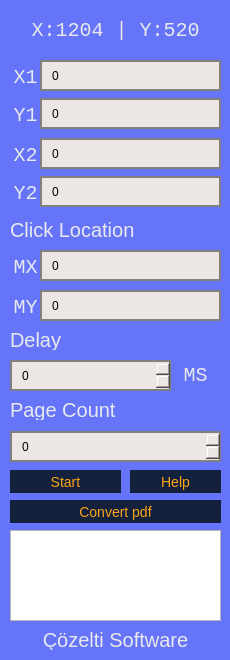
<?xml version="1.0" encoding="UTF-8"?>
<ui version="4.0">
 <class>MainWindow</class>
 <widget class="QMainWindow" name="MainWindow">
  <property name="geometry">
   <rect>
    <x>0</x>
    <y>0</y>
    <width>230</width>
    <height>660</height>
   </rect>
  </property>
  <property name="minimumSize">
   <size>
    <width>230</width>
    <height>660</height>
   </size>
  </property>
  <property name="maximumSize">
   <size>
    <width>230</width>
    <height>660</height>
   </size>
  </property>
  <property name="windowTitle">
   <string>Ztrinatör</string>
  </property>
  <property name="windowIcon">
   <iconset>
    <normaloff>img/ztrinatör.png</normaloff>img/ztrinatör.png</iconset>
  </property>
  <property name="styleSheet">
   <string notr="true">QMainWindow{
background-color:#6574F8;
color:black;
}
QPushButton{
	background-color:#14213d;
	border-radius:15px;
	font-size:14px;
	color:#FCA311;
	transition: all  500ms;
}
QPushButton::hover{
	background-color:#FCA311 ;
	border-radius:15px;
	color:#14213d;
	transition: all 100ms;
}
QPushButton:pressed{
	background-color:#e5e5e5 ;
	border-radius:15px;
	color:#fffff;
	transition: all 100ms;
}
QLineEdit{
border: 2px solid gray;
    border-radius: 20px;
    padding: 0 8px;
    background: yellow;
    selection-background-color: darkgray;
	background-color:#EDE7E3;

}
QSpinBox{
border: 2px solid gray;
    border-radius: 20px;
    padding: 0 8px;
    background: yellow;
    selection-background-color: darkgray;
	background-color:#EDE7E3;

}
QLabel{
color:#E8EAED;
font-family:&quot;Courier new&quot;;
font-size:20px;
}
QMessageBox {
font-size: 14pt;
background-color:#6574F8;
color:#E8EAED;
font-family:&quot;Courier new&quot;;
font-size:20px;
}
QMessageBox QPushButton {
    background-color: #eee;
    border: 1px solid #ccc;
    padding: 8px 16px;
    margin: 5px;
}

QMessageBox QPushButton:hover {
    background-color: #ddd;
}</string>
  </property>
  <widget class="QWidget" name="centralwidget">
   <widget class="QLabel" name="mouselocation">
    <property name="geometry">
     <rect>
      <x>10</x>
      <y>10</y>
      <width>211</width>
      <height>41</height>
     </rect>
    </property>
    <property name="font">
     <font>
      <family>Courier new</family>
      <pointsize>-1</pointsize>
     </font>
    </property>
    <property name="text">
     <string>X:1204 | Y:520</string>
    </property>
    <property name="alignment">
     <set>Qt::AlignCenter</set>
    </property>
   </widget>
   <widget class="QLineEdit" name="x_loca_1">
    <property name="geometry">
     <rect>
      <x>40</x>
      <y>60</y>
      <width>181</width>
      <height>31</height>
     </rect>
    </property>
    <property name="inputMethodHints">
     <set>Qt::ImhPreferNumbers</set>
    </property>
    <property name="text">
     <string>0</string>
    </property>
    <property name="readOnly">
     <bool>true</bool>
    </property>
   </widget>
   <widget class="QLabel" name="label">
    <property name="geometry">
     <rect>
      <x>10</x>
      <y>62</y>
      <width>31</width>
      <height>31</height>
     </rect>
    </property>
    <property name="font">
     <font>
      <family>Courier new</family>
      <pointsize>-1</pointsize>
     </font>
    </property>
    <property name="text">
     <string>X1</string>
    </property>
    <property name="alignment">
     <set>Qt::AlignCenter</set>
    </property>
    <property name="wordWrap">
     <bool>true</bool>
    </property>
   </widget>
   <widget class="QLineEdit" name="x_loca_2">
    <property name="geometry">
     <rect>
      <x>40</x>
      <y>138</y>
      <width>181</width>
      <height>31</height>
     </rect>
    </property>
    <property name="inputMethodHints">
     <set>Qt::ImhPreferNumbers</set>
    </property>
    <property name="text">
     <string>0</string>
    </property>
    <property name="readOnly">
     <bool>true</bool>
    </property>
   </widget>
   <widget class="QLabel" name="label_2">
    <property name="geometry">
     <rect>
      <x>10</x>
      <y>140</y>
      <width>31</width>
      <height>31</height>
     </rect>
    </property>
    <property name="font">
     <font>
      <family>Courier new</family>
      <pointsize>-1</pointsize>
     </font>
    </property>
    <property name="text">
     <string>X2</string>
    </property>
    <property name="alignment">
     <set>Qt::AlignCenter</set>
    </property>
    <property name="wordWrap">
     <bool>true</bool>
    </property>
   </widget>
   <widget class="QLineEdit" name="y_loca_1">
    <property name="geometry">
     <rect>
      <x>40</x>
      <y>98</y>
      <width>181</width>
      <height>31</height>
     </rect>
    </property>
    <property name="inputMethodHints">
     <set>Qt::ImhPreferNumbers</set>
    </property>
    <property name="text">
     <string>0</string>
    </property>
    <property name="readOnly">
     <bool>true</bool>
    </property>
   </widget>
   <widget class="QLineEdit" name="y_loca_2">
    <property name="geometry">
     <rect>
      <x>40</x>
      <y>176</y>
      <width>181</width>
      <height>31</height>
     </rect>
    </property>
    <property name="inputMethodHints">
     <set>Qt::ImhPreferNumbers</set>
    </property>
    <property name="text">
     <string>0</string>
    </property>
    <property name="readOnly">
     <bool>true</bool>
    </property>
   </widget>
   <widget class="QLabel" name="label_3">
    <property name="geometry">
     <rect>
      <x>10</x>
      <y>100</y>
      <width>31</width>
      <height>31</height>
     </rect>
    </property>
    <property name="font">
     <font>
      <family>Courier new</family>
      <pointsize>-1</pointsize>
     </font>
    </property>
    <property name="text">
     <string>Y1</string>
    </property>
    <property name="alignment">
     <set>Qt::AlignCenter</set>
    </property>
    <property name="wordWrap">
     <bool>true</bool>
    </property>
   </widget>
   <widget class="QLabel" name="label_4">
    <property name="geometry">
     <rect>
      <x>10</x>
      <y>178</y>
      <width>31</width>
      <height>31</height>
     </rect>
    </property>
    <property name="font">
     <font>
      <family>Courier new</family>
      <pointsize>-1</pointsize>
     </font>
    </property>
    <property name="text">
     <string>Y2</string>
    </property>
    <property name="alignment">
     <set>Qt::AlignCenter</set>
    </property>
    <property name="wordWrap">
     <bool>true</bool>
    </property>
   </widget>
   <widget class="QLabel" name="label_5">
    <property name="geometry">
     <rect>
      <x>10</x>
      <y>220</y>
      <width>211</width>
      <height>20</height>
     </rect>
    </property>
    <property name="text">
     <string>Click Location</string>
    </property>
   </widget>
   <widget class="QLineEdit" name="m_loca_y">
    <property name="geometry">
     <rect>
      <x>40</x>
      <y>290</y>
      <width>181</width>
      <height>31</height>
     </rect>
    </property>
    <property name="inputMethodHints">
     <set>Qt::ImhPreferNumbers</set>
    </property>
    <property name="text">
     <string>0</string>
    </property>
    <property name="readOnly">
     <bool>true</bool>
    </property>
   </widget>
   <widget class="QLineEdit" name="m_loca_x">
    <property name="geometry">
     <rect>
      <x>40</x>
      <y>250</y>
      <width>181</width>
      <height>31</height>
     </rect>
    </property>
    <property name="inputMethodHints">
     <set>Qt::ImhPreferNumbers</set>
    </property>
    <property name="text">
     <string>0</string>
    </property>
    <property name="readOnly">
     <bool>true</bool>
    </property>
   </widget>
   <widget class="QLabel" name="label_6">
    <property name="geometry">
     <rect>
      <x>10</x>
      <y>252</y>
      <width>31</width>
      <height>31</height>
     </rect>
    </property>
    <property name="font">
     <font>
      <family>Courier new</family>
      <pointsize>-1</pointsize>
     </font>
    </property>
    <property name="text">
     <string>MX</string>
    </property>
    <property name="alignment">
     <set>Qt::AlignCenter</set>
    </property>
    <property name="wordWrap">
     <bool>true</bool>
    </property>
   </widget>
   <widget class="QLabel" name="label_7">
    <property name="geometry">
     <rect>
      <x>10</x>
      <y>292</y>
      <width>31</width>
      <height>31</height>
     </rect>
    </property>
    <property name="font">
     <font>
      <family>Courier new</family>
      <pointsize>-1</pointsize>
     </font>
    </property>
    <property name="text">
     <string>MY</string>
    </property>
    <property name="alignment">
     <set>Qt::AlignCenter</set>
    </property>
    <property name="wordWrap">
     <bool>true</bool>
    </property>
   </widget>
   <widget class="QPushButton" name="start">
    <property name="geometry">
     <rect>
      <x>10</x>
      <y>470</y>
      <width>111</width>
      <height>23</height>
     </rect>
    </property>
    <property name="text">
     <string>Start</string>
    </property>
   </widget>
   <widget class="QPushButton" name="convert">
    <property name="geometry">
     <rect>
      <x>10</x>
      <y>500</y>
      <width>211</width>
      <height>23</height>
     </rect>
    </property>
    <property name="text">
     <string>Convert pdf</string>
    </property>
   </widget>
   <widget class="QLabel" name="label_8">
    <property name="geometry">
     <rect>
      <x>10</x>
      <y>330</y>
      <width>211</width>
      <height>20</height>
     </rect>
    </property>
    <property name="text">
     <string>Delay</string>
    </property>
   </widget>
   <widget class="QLabel" name="label_9">
    <property name="geometry">
     <rect>
      <x>10</x>
      <y>400</y>
      <width>211</width>
      <height>20</height>
     </rect>
    </property>
    <property name="text">
     <string>Page Count</string>
    </property>
   </widget>
   <widget class="QPlainTextEdit" name="progressout">
    <property name="geometry">
     <rect>
      <x>10</x>
      <y>530</y>
      <width>211</width>
      <height>91</height>
     </rect>
    </property>
    <property name="readOnly">
     <bool>true</bool>
    </property>
   </widget>
   <widget class="QLabel" name="label_10">
    <property name="geometry">
     <rect>
      <x>180</x>
      <y>360</y>
      <width>31</width>
      <height>31</height>
     </rect>
    </property>
    <property name="font">
     <font>
      <family>Courier new</family>
      <pointsize>-1</pointsize>
     </font>
    </property>
    <property name="text">
     <string>MS</string>
    </property>
    <property name="alignment">
     <set>Qt::AlignCenter</set>
    </property>
    <property name="wordWrap">
     <bool>true</bool>
    </property>
   </widget>
   <widget class="QPushButton" name="help">
    <property name="geometry">
     <rect>
      <x>130</x>
      <y>470</y>
      <width>91</width>
      <height>23</height>
     </rect>
    </property>
    <property name="text">
     <string>Help</string>
    </property>
   </widget>
   <widget class="QSpinBox" name="pagecount">
    <property name="geometry">
     <rect>
      <x>10</x>
      <y>431</y>
      <width>211</width>
      <height>31</height>
     </rect>
    </property>
   </widget>
   <widget class="QSpinBox" name="delay">
    <property name="geometry">
     <rect>
      <x>10</x>
      <y>360</y>
      <width>161</width>
      <height>31</height>
     </rect>
    </property>
   </widget>
   <widget class="QLabel" name="label_11">
    <property name="geometry">
     <rect>
      <x>10</x>
      <y>630</y>
      <width>211</width>
      <height>20</height>
     </rect>
    </property>
    <property name="text">
     <string>Çözelti Software</string>
    </property>
    <property name="alignment">
     <set>Qt::AlignCenter</set>
    </property>
   </widget>
  </widget>
 </widget>
 <resources/>
 <connections/>
</ui>
